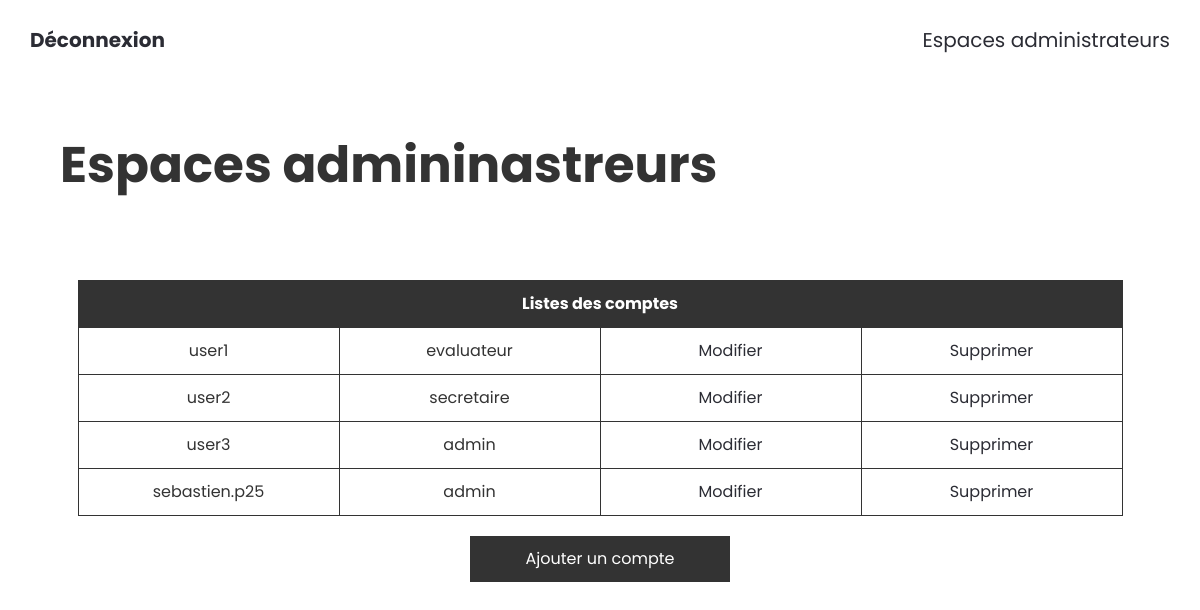
Page / (signed in) on the earlier database version.
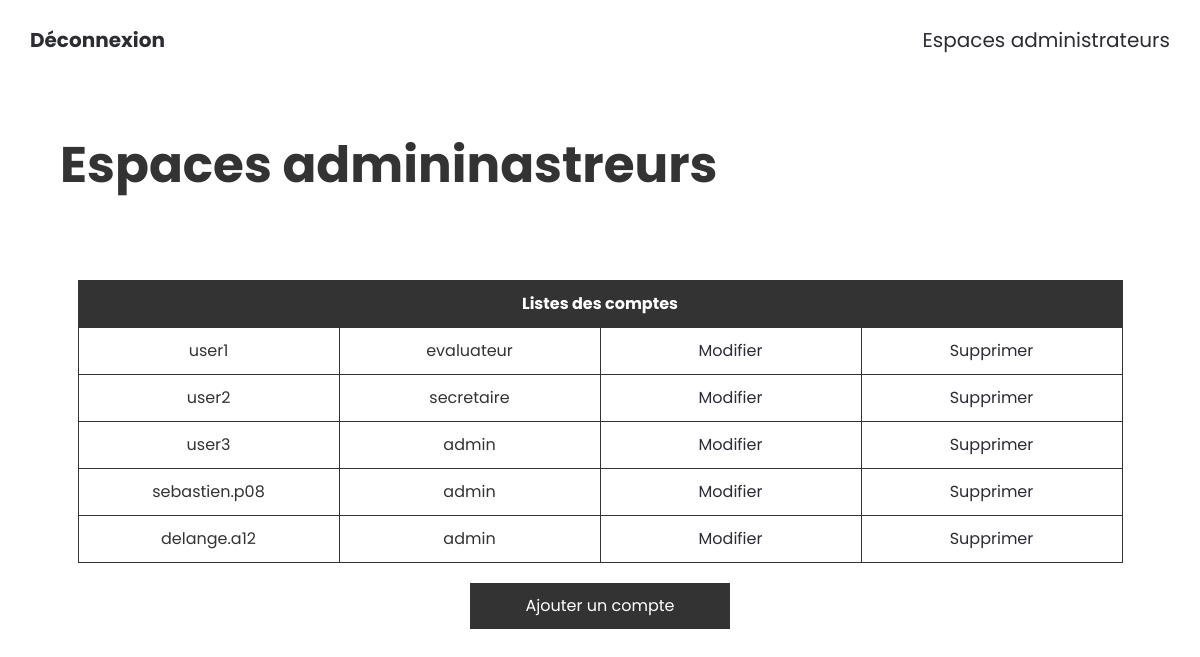
Same page on the later database version.
### tables this page shows
CREATE TABLE `users` (
  `id` int NOT NULL AUTO_INCREMENT,
  `pseudo` varchar(100) NOT NULL,
  `password` varchar(100) NOT NULL,
  `role` varchar(100) NOT NULL,
  PRIMARY KEY (`id`)
);

### view/homepages/admin.php (the view, shortened to what this page needs)
<?php
include "db/database.php";
$sql = "SELECT * FROM `users`";
$result = $db->prepare($sql);
$result->execute();
$data_admin = $result->fetchAll();
?>
<?php include("view/header.php"); ?>
<main>
    <h1 class="title">Espaces admininastreurs</h1>
    <table>
        <thead>
        <tr>
            <th colspan="4">Listes des comptes</th>
        </tr>
        </thead>
        <tbody>
        <?php
        foreach ($data_admin as $key => $value) {
            echo "<tr>";
            echo '<td>' . $value['pseudo'] . '</td>';
            echo '<td>' . $value['role'] . '</td>';
            echo "<td><a href='modif.php?id={$value['id']}&pseudo={$value['pseudo']}&password={$value['password']}&role={$value['role']}'>Modifier</a></td>";
            echo "<td><a href='delete.php?id={$value['id']}'>Supprimer</a></td>";
            echo "</tr>";
        }
        ?>
        </tbody>
    </table>
    <a href="create.php" class="btn__add-account">Ajouter un compte</a>
</main>
</body>
</html>

Differences in the rows shown:
changed users: pseudo "sebastien.p25" → "sebastien.p08"
added users: pseudo "delange.a12", role "admin"
